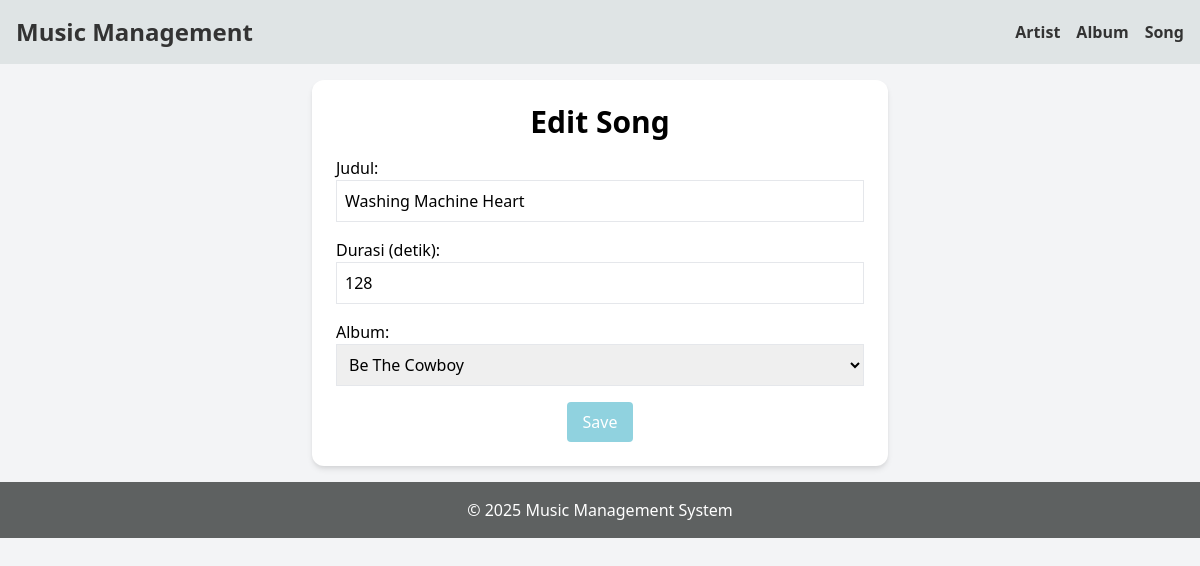
Page /index.php?entity=songs&action=edit&id=1 on the committed database.
### tables this page shows
CREATE TABLE `songs` (
  `song_id` int(11) NOT NULL,
  `title` varchar(100) NOT NULL,
  `duration_sec` int(11) NOT NULL,
  `album_id` int(11) NOT NULL
);

CREATE TABLE `albums` (
  `album_id` int(11) NOT NULL,
  `title` varchar(100) NOT NULL,
  `release_year` varchar(5) NOT NULL,
  `artist_id` int(11) NOT NULL
);

### model/Songs.php (called while the page is built, shortened)
<?php
require_once 'config/Database.php';
class Songs {
    private $conn;
    private $table = 'songs';
    public function __construct() {
        $database = new Database();
        $this->conn = $database->getConnection();
    }
    public function getById($song_id) {
        $query = "SELECT so.*, alb.title as album_title
                FROM " . $this->table . " so
                JOIN albums alb ON so.album_id = alb.album_id
                WHERE so.song_id = :song_id";
        $stmt = $this->conn->prepare($query);
        $stmt->bindParam(':song_id', $song_id);
        $stmt->execute();
        return $stmt->fetch(PDO::FETCH_ASSOC);
    }
}
?>

### config/Database.php (called while the page is built, shortened)
<?php
class Database {
    private $host = "localhost";
    private $username = "root";
    private $password = "";
    private $database = "musik_mvvm";
    public function getConnection() {
        $this->conn = null;
        try {
            $this->conn = new PDO("mysql:host=" . $this->host . ";dbname=" . $this->database, $this->username, $this->password);
            $this->conn->setAttribute(PDO::ATTR_ERRMODE, PDO::ERRMODE_EXCEPTION);
        } catch(PDOException $e) {
            echo "Connection error: " . $e->getMessage();
        }
        return $this->conn;
    }
}
?>

### model/Albums.php (called while the page is built, shortened)
<?php
require_once 'config/Database.php';
class Albums {
    private $conn;
    private $table = 'albums';
    public function __construct() {
        $database = new Database();
        $this->conn = $database->getConnection();
    }
    public function getAll() {
        $query = "SELECT alb.*, art.name as artist_name
                FROM " . $this->table . " alb
                JOIN artists art ON alb.artist_id = art.artist_id";
        $stmt = $this->conn->prepare($query);
        $stmt->execute();
        return $stmt->fetchAll(PDO::FETCH_ASSOC);
    }
}
?>

### viewmodel/SongsViewModel.php (called while the page is built, shortened)
<?php
require_once 'model/Songs.php';
require_once 'model/Albums.php';
class SongsViewModel {
    private $songs;
    private $albums;
    public function __construct() {
        $this->songs = new Songs();
        $this->albums = new Albums();
    }
    public function getSongById($song_id) {
        return $this->songs->getById($song_id);
    }
    public function getAlbum() {
        return $this->albums->getAll();
    }
}
?>

### views/songs_form.php (the view)
<?php
require_once 'views/template/header.php';
?>
<div class="max-w-xl mx-auto bg-white p-6 rounded-xl shadow-md">
    <h2 class="text-3xl text-center font-bold mb-4"><?php echo isset($songs) ? 'Edit Song' : 'Add Song'; ?></h2>
    <form action="index.php?entity=songs&action=<?php echo isset($songs) ? 'update&id=' . $songs['song_id'] : 'save'; ?>" method="POST" class="space-y-4">
        <div>
            <label class="block">Judul:</label>
            <input type="text" name="title" value="<?php echo isset($songs) ? $songs['title'] : ''; ?>" class="border p-2 w-full" required>
        </div>
        <div>
            <label class="block">Durasi (detik):</label>
            <input type="number" name="duration_sec" value="<?php echo isset($songs) ? $songs['duration_sec'] : ''; ?>" class="border p-2 w-full" required step="1" min="0">
        </div>
        <div>
            <label class="block">Album:</label>
            <select name="album_id" class="border p-2 w-full" required>
                <?php foreach ($albums as $album): ?>
                <option value="<?php echo $album['album_id']; ?>" <?php echo isset($songs) && $songs['album_id'] == $album['album_id'] ? 'selected' : ''; ?>><?php echo $album['title']; ?></option>
                <?php endforeach; ?>
            </select>
        </div>
        <div class="text-center mb-4">
            <button type="submit" class="text-white px-4 py-2 rounded" style="background-color:rgb(144, 210, 223);">Save</button>
        </div>
    </form>
</div>
<?php
require_once 'views/template/footer.php';
?>

### rows in the picture
songs: title "Washing Machine Heart", duration_sec "128", album_id "Be The Cowboy"
